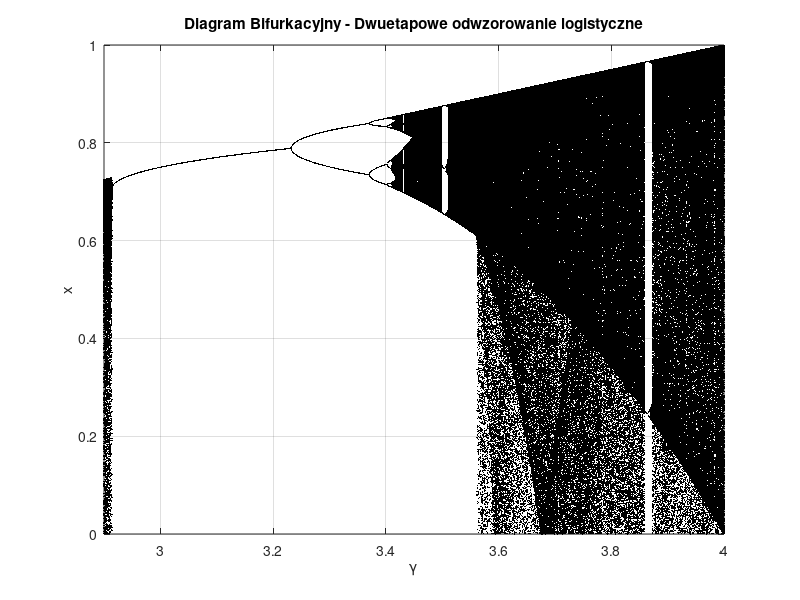
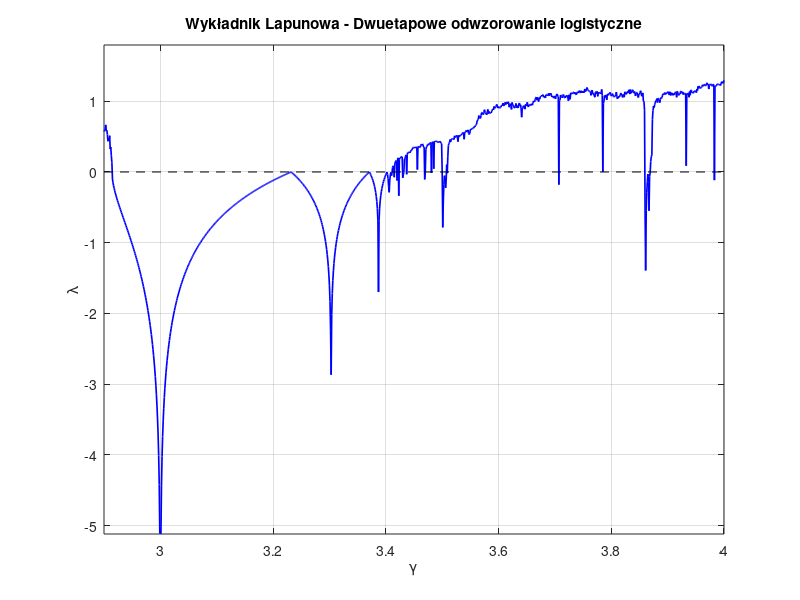

These charts were generated, in order, by the following MATLAB code:
% Dwuetapowe Odwzorowanie Logistyczne (Two-stage Logistic Mapping)
% Kod generuje diagram bifurkacyjny i wykres wykładnika Lapunowa.
% Zastosowano korektę wzoru z artykułu, aby uniknąć błędów ucieczki do nieskończoności.

clear; clc; close all;

%% 1. Parametry symulacji
% Zakres parametru gamma (zgodnie z Rysunkiem 2 w artykule)
gamma_values = 2.9:0.001:4.0;

% Liczba iteracji
n_total = 2000;       % Całkowita liczba kroków
n_transient = 1000;   % Odrzucane kroki początkowe (stan przejściowy)
n_plot = n_total - n_transient; % Liczba punktów do wykresu

% Wartość początkowa (z sekcji eksperymentalnej artykułu)
x0 = 0.41;

% Przygotowanie wektorów danych
bif_gamma = [];
bif_x = [];
lyap_exp = zeros(size(gamma_values));

fprintf('Obliczanie diagramu bifurkacyjnego i wykładnika Lapunowa...\n');

%% 2. Pętla obliczeniowa
for i = 1:length(gamma_values)
    g = gamma_values(i);
    x = x0;
    
    L_sum = 0; % Suma do wykładnika Lapunowa
    
    % Iteracja wstępna (do ustalenia atraktora)
    for k = 1:n_transient
        % Zastosowanie poprawionego wzoru symetrycznego
        if x < 0.5
            % Gałąź 1: Lewa parabola
            x = 4 * g * x * (0.5 - x);
        else
            % Gałąź 2: Prawa parabola (Symetryczna)
            % UWAGA: Oryginalny wzór z artykułu [1 - 4*g*x*(x-0.5)] jest błędny
            % i powoduje ucieczkę do nieskończoności dla g > 0.5.
            % Poniższy wzór to poprawna forma 'Two-stage':
            x = 4 * g * (x - 0.5) * (1 - x);
        end
    end
    
    % Zbieranie danych do wykresów
    x_orbit = zeros(1, n_plot);
    for k = 1:n_plot
        % Obliczenie wartości i pochodnej
        if x < 0.5
            x_next = 4 * g * x * (0.5 - x);
            df = 4 * g * (0.5 - 2 * x); % Pochodna
        else
            x_next = 4 * g * (x - 0.5) * (1 - x);
            % Pochodna dla 4*g*(-x^2 + 1.5x - 0.5)
            df = 4 * g * (1.5 - 2 * x);
        end
        x = x_next;
        x_orbit(k) = x;
        
        % Sumowanie logarytmu pochodnej (wzór 2.1 z artykułu)
        L_sum = L_sum + log(abs(df));
    end
    
    % Zapis wyników
    bif_gamma = [bif_gamma, g * ones(size(x_orbit))];
    bif_x = [bif_x, x_orbit];
    lyap_exp(i) = L_sum / n_plot;
end

%% 3. Rysowanie i zapisywanie Diagramu Bifurkacyjnego
figure('Name', 'Diagram Bifurkacyjny', 'Color', 'w', 'Visible', 'off');
plot(bif_gamma, bif_x, '.', 'MarkerSize', 1, 'Color', 'k');
xlim([2.9, 4.0]);
ylim([0, 1]);
xlabel('\gamma');
ylabel('x');
title('Diagram Bifurkacyjny - Dwuetapowe odwzorowanie logistyczne');
grid on;
saveas(gcf, 'dwuetapowe_odwzorowanie_logistyczne_bifurkacja.png');
fprintf('Zapisano: dwuetapowe_odwzorowanie_logistyczne_bifurkacja.png\n');

%% 4. Rysowanie i zapisywanie Wykładnika Lapunowa
figure('Name', 'Wykładnik Lapunowa', 'Color', 'w', 'Visible', 'off');
plot(gamma_values, lyap_exp, 'b-', 'LineWidth', 1.2);
hold on;
plot([2.9, 4.0], [0, 0], 'k--'); % Linia zerowa
xlim([2.9, 4.0]);
% Automatyczne skalowanie osi Y
ylim([min(lyap_exp)-0.5, max(lyap_exp)+0.5]);
xlabel('\gamma');
ylabel('\lambda');
title('Wykładnik Lapunowa - Dwuetapowe odwzorowanie logistyczne');
grid on;
saveas(gcf, 'dwuetapowe_odwzorowanie_logistyczne_lyapunov.png');
fprintf('Zapisano: dwuetapowe_odwzorowanie_logistyczne_lyapunov.png\n');

fprintf('Zakończono pomyślnie.\n');